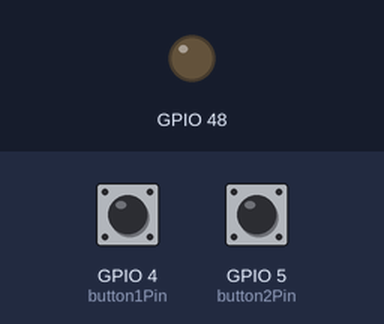
A sketch run on a simulated ESP32-S3. On the bench: output pins drawn as LEDs (lit = HIGH). Dashed ring = blinking. The inputs (shaded band) are chosen by the test bench; at power-on: GPIO 4 (button1Pin) HIGH, GPIO 5 (button2Pin) HIGH. What the sketch prints to the serial monitor is not drawn.

Above: at 1.2 s.
1.3 s: GPIO 4 (button1Pin) pulled LOW for 0.15 s
At 2.5 s:
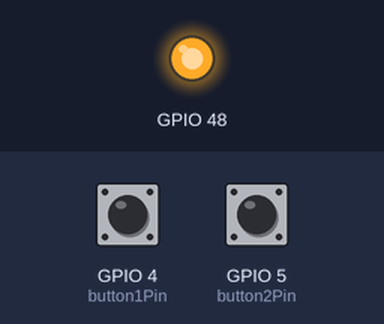
2.9 s: GPIO 5 (button2Pin) pulled LOW for 1 s
At 3.25 s:
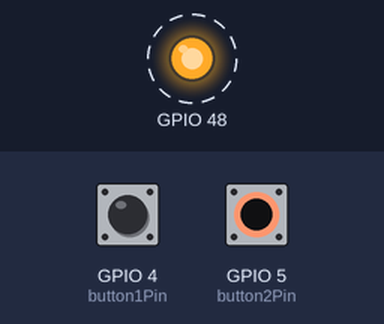
5.9 s: GPIO 4 (button1Pin) pulled LOW for 1 s
At 7.1 s:
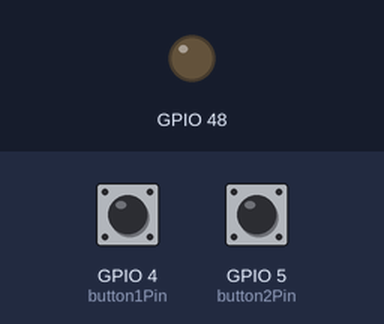
8.4 s: GPIO 4 (button1Pin) pulled LOW for 3.2 s
At 9.0 s:
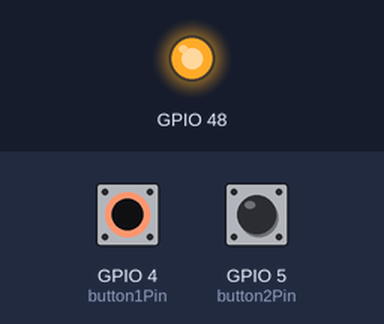
13.1 s: GPIO 5 (button2Pin) pulled LOW for 3.2 s
At 13.46 s:
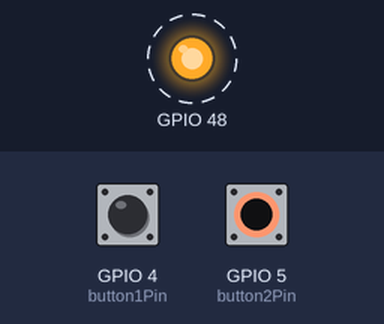
Timing chart, 0 to 17.9 s (numbered marks = the images above; inputs shaded):
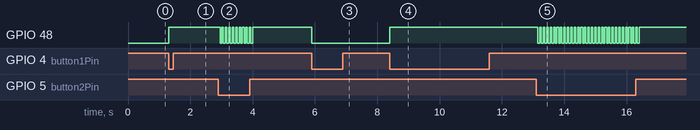

The sketch:

button-press-multiple-buttons.ino
```cpp
/*
 * Multiple buttons, multiple behaviors
 *
 * Board:  tinyCore (ESP32-S3)
 * Docs:   https://tinydocs.cc/2_tiny-core/basics/button-press/
 * Studio: https://app.tinystudio.cc/Mister-Industries/tinyStudio-examples/basics/button-press-multiple-buttons
 *
 * Part of the MR.INDUSTRIES tinyStudio examples collection.
 * Generated from tinyDocs — edit the docs page, not this file.
 */

// Multiple Button Control

const int button1Pin = 4;
const int button2Pin = 5;

int lastButton1State = HIGH;
int lastButton2State = HIGH;
int ledState = LOW;

void setup() {
  Serial.begin(115200);

  // Setup buttons
  pinMode(button1Pin, INPUT_PULLUP);
  pinMode(button2Pin, INPUT_PULLUP);
  pinMode(LED_BUILTIN, OUTPUT);

  Serial.println("Multi-button control ready");
  Serial.println("Button 1 (GPIO 4): Toggle LED on/off");
  Serial.println("Button 2 (GPIO 5): Flash LED while pressed");
}

void loop() {
  // Check button 1 (toggle behavior)
  int currentButton1State = digitalRead(button1Pin);
  if (currentButton1State != lastButton1State && currentButton1State == LOW) {
    ledState = !ledState;
    digitalWrite(LED_BUILTIN, ledState);
    Serial.println(ledState ? "💡 LED toggled ON" : "💡 LED toggled OFF");
  }
  lastButton1State = currentButton1State;

  // Check button 2 (flash while pressed)
  int currentButton2State = digitalRead(button2Pin);
  if (currentButton2State == LOW) {
    // Flash the LED rapidly while button 2 is held
    digitalWrite(LED_BUILTIN, HIGH);
    delay(50);
    digitalWrite(LED_BUILTIN, LOW);
    delay(50);
  }

  // If button 2 is not pressed, restore the toggle state from button 1
  if (currentButton2State == HIGH) {
    digitalWrite(LED_BUILTIN, ledState);
  }

  lastButton2State = currentButton2State;
  delay(10);
}
```

Measured:
- after the input at 1.3 s, GPIO 48: LOW → HIGH at once
- after the input at 2.9 s, GPIO 48: alternates HIGH for 0.05 s and LOW for 0.06 s, 20 changes in all, then stays HIGH, starting after 0.05 s
- after the input at 5.9 s, GPIO 48: HIGH → LOW at once
- after the input at 8.4 s, GPIO 48: LOW → HIGH at once
- after the input at 13.1 s, GPIO 48: alternates HIGH for 0.05 s and LOW for 0.06 s, 60 changes in all, then stays HIGH, starting after 0.06 s
